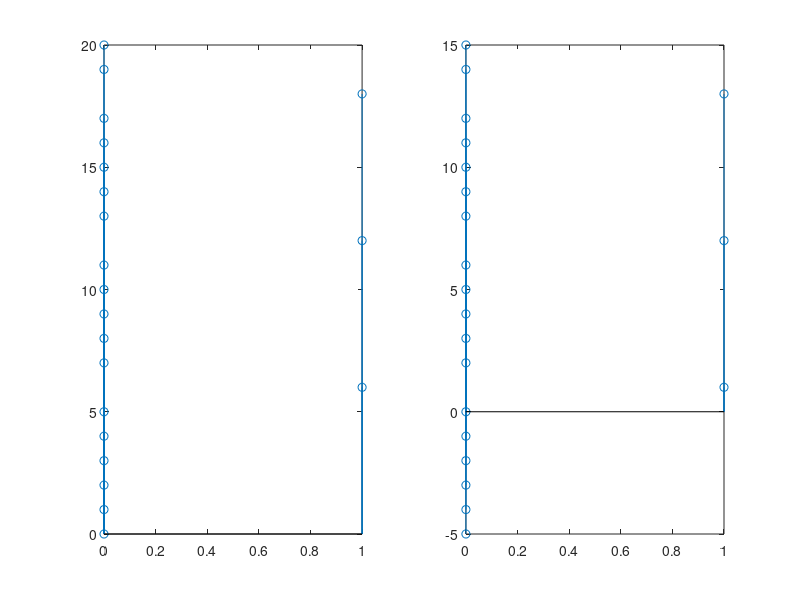
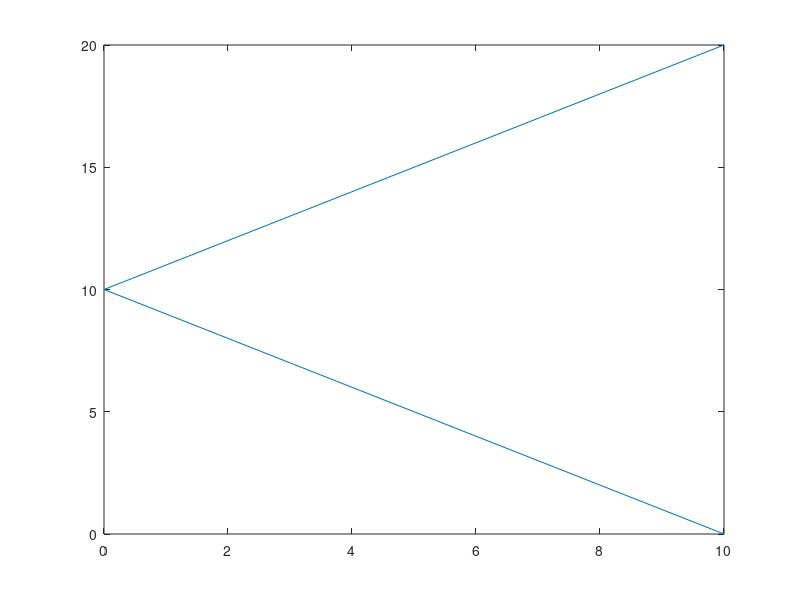
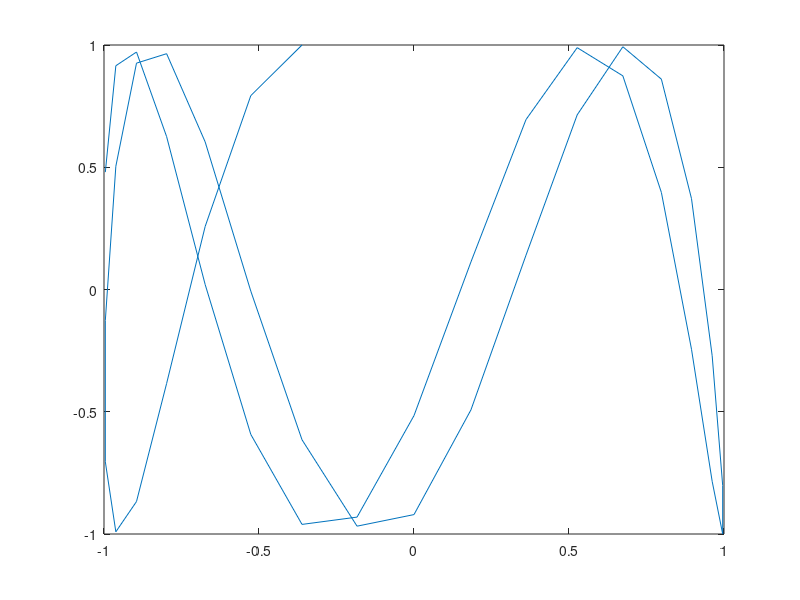
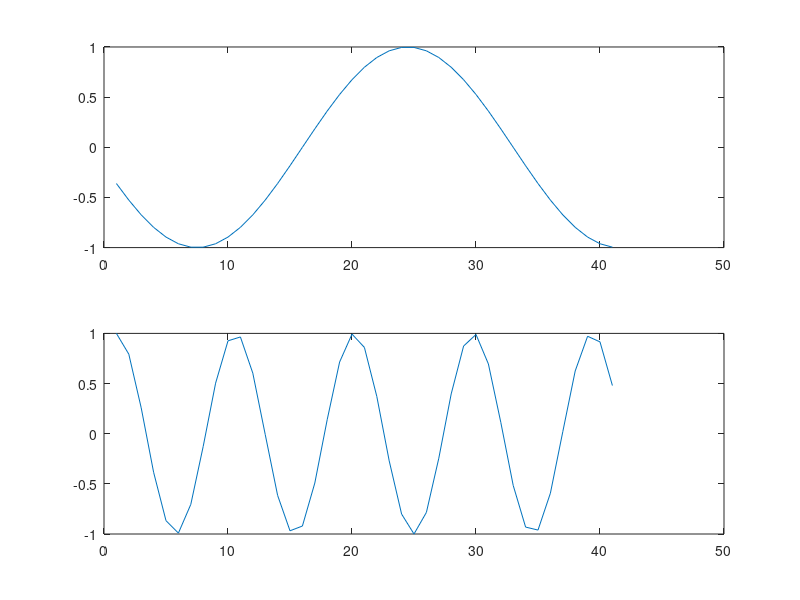

Here is the MATLAB script that generated these plots, in order:
z=[0,0,0,0,0,0,1,0,0,0,0,0,1,0,0,0,0,0,1,0,0];
n=[0:20];
m=[-5:15];
figure(1);
subplot(1,2,1),stem(z,n), subplot(1,2,2), stem(z,m);
t=abs(10-n);
figure(2);
plot(t,n);
n=(-15:25);
x1=sin(pi*n/17)
n=(0:40);
x2=cos(pi*n/sqrt(23));
figure(3)
plot(x1,x2);
figure(4)
subplot(2,1,1), plot(x1), subplot(2,1,2), plot(x2);
